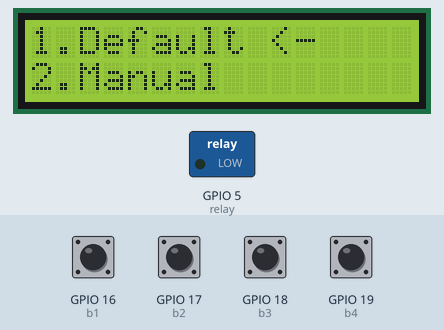
The sketch below on a simulated ESP32. Shown: 16×2 character LCD, switched loads named in the sketch (green lamp = pin HIGH). The inputs (shaded band) are chosen by the test bench; at power-on: GPIO 16 (b1), GPIO 17 (b2), GPIO 18 (b3), GPIO 19 (b4) HIGH.

Above: at 1.2 s.
1.3 s: GPIO 16 (b1) pulled LOW for 0.15 s
At 2.4 s:
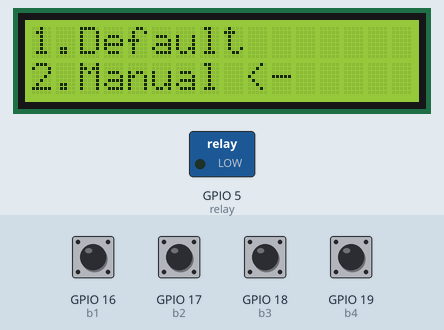
3.0 s: GPIO 17 (b2) pulled LOW for 0.15 s
At 3.6 s:
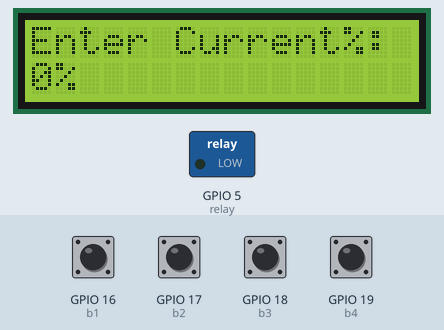
4.7 s: GPIO 17 (b2) pulled LOW for 1 s
At 6.9 s:
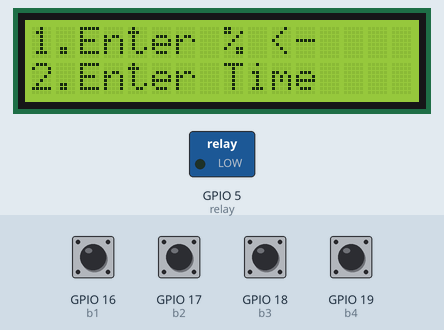
7.2 s: GPIO 16 (b1) pulled LOW for 1 s
At 8.9 s:
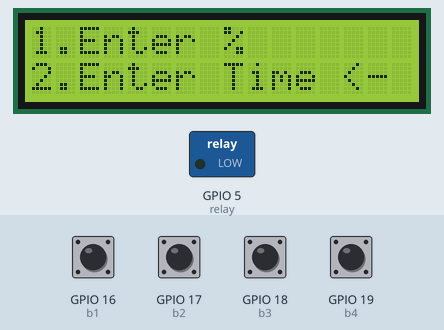
9.7 s: GPIO 17 (b2) pulled LOW for 0.15 s
At 11.1 s:
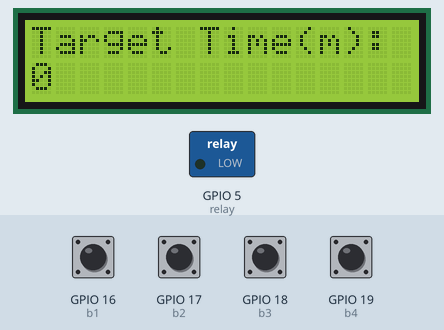
11.4 s: GPIO 17 (b2) pulled LOW for 0.15 s
At 12.4 s:
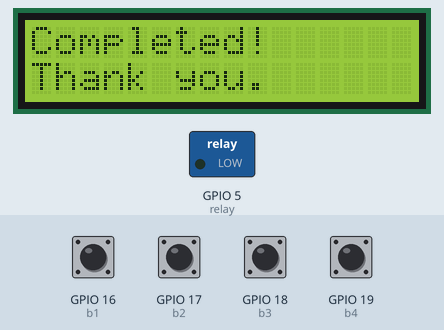
Timing chart, 0 to 14.4 s (numbered marks = the images above; inputs shaded):
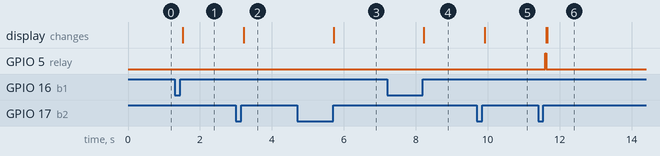

The sketch:

full_trail_1.ino
```cpp
#include <DIYables_LCD_I2C.h>
#include <Wire.h>

DIYables_LCD_I2C lcd(0x27, 16, 2);

const int b1 = 16;   // select
const int b2 = 17;   // enter
const int b3 = 18;   // increment
const int b4 = 19;   // decrement
const int relay = 5;

// ---- Battery/charger specs ----
const float BATTERY_CAPACITY_MAH = 6500.0;
const float CHARGE_CURRENT_MA = 3000.0;   // 5V/3A charger

int page = 0;
int mainChoice = 0;
int manualChoice = 0;

int currentPercent = 0;
int targetPercent = 0;
int targetTime = 0;

int atc = 0;   // target charge % (computed by algorithm)
int et = 0;    // estimated time in minutes (computed by algorithm)

int returnPage = 2;

// ---- Auto cutoff timer ----
unsigned long chargeStartTime = 0;
bool chargingActive = false;

void setup() {
  Wire.begin(21, 22);
  lcd.init();
  lcd.backlight();

  pinMode(b1, INPUT_PULLUP);
  pinMode(b2, INPUT_PULLUP);
  pinMode(b3, INPUT_PULLUP);
  pinMode(b4, INPUT_PULLUP);
  pinMode(relay, OUTPUT);
  digitalWrite(relay, LOW);

  showMainMenu();
}

void loop() {

  // ---- Auto cutoff check: runs every loop, regardless of which page is open ----
  if (chargingActive && (millis() - chargeStartTime >= (unsigned long)et * 60000UL)) {
    chargingActive = false;
    digitalWrite(relay, LOW);
    lcd.clear();
    lcd.setCursor(0, 0);
    lcd.print("Completed!");
    lcd.setCursor(0, 1);
    lcd.print("Thank you.");
    delay(3000);
    page = 0;
    showMainMenu();
    return; // skip the rest of loop this cycle
  }

  if (page == 0) {
    if (buttonPressed(b1)) { mainChoice = 1 - mainChoice; showMainMenu(); }
    if (buttonPressed(b2)) {
      currentPercent = 0;
      if (mainChoice == 0) { page = 1; showEnterCurrentDefault(); }
      else { page = 3; showEnterCurrentManual(); }
    }
  }

  else if (page == 1) {
    if (buttonPressed(b3)) { currentPercent = min(currentPercent + 1, 100); showEnterCurrentDefault(); }
    if (buttonPressed(b4)) { currentPercent = max(currentPercent - 1, 0); showEnterCurrentDefault(); }
    if (buttonPressed(b2)) {
      atc = 100;
      et = calcTimeToFull(currentPercent);        // <-- algorithm computes cutoff time
      startCharging();
      page = 2;
      showResult();
    }
  }

  else if (page == 2) {
    if (buttonPressed(b1)) { returnPage = 2; page = 8; showInfo(); }
    if (buttonPressed(b2)) { stopCharging(); page = 0; showMainMenu(); }
  }

  else if (page == 3) {
    if (buttonPressed(b3)) { currentPercent = min(currentPercent + 1, 100); showEnterCurrentManual(); }
    if (buttonPressed(b4)) { currentPercent = max(currentPercent - 1, 0); showEnterCurrentManual(); }
    if (buttonPressed(b2)) { page = 4; showManualMenu(); }
  }

  else if (page == 4) {
    if (buttonPressed(b1)) { manualChoice = 1 - manualChoice; showManualMenu(); }
    if (buttonPressed(b2)) {
      if (manualChoice == 0) { targetPercent = currentPercent; page = 5; showEnterTargetPercent(); }
      else { targetTime = 0; page = 6; showEnterTargetTime(); }
    }
  }

  else if (page == 5) {
    if (buttonPressed(b3)) { targetPercent = min(targetPercent + 1, 100); showEnterTargetPercent(); }
    if (buttonPressed(b4)) { targetPercent = max(targetPercent - 1, 0); showEnterTargetPercent(); }
    if (buttonPressed(b2)) {
      if (targetPercent <= currentPercent) {
        lcd.clear();
        lcd.setCursor(0, 0);
        lcd.print("Target must be");
        lcd.setCursor(0, 1);
        lcd.print("> current %");
        delay(1500);
        showEnterTargetPercent();
      } else {
        atc = targetPercent;
        et = calcTimeBetween(currentPercent, targetPercent);  // <-- algorithm computes cutoff time
        startCharging();
        page = 7;
        showResult();
      }
    }
  }

  else if (page == 6) {
    if (buttonPressed(b3)) { targetTime = min(targetTime + 1, 999); showEnterTargetTime(); }
    if (buttonPressed(b4)) { targetTime = max(targetTime - 1, 0); showEnterTargetTime(); }
    if (buttonPressed(b2)) {
      et = targetTime;                                        // user-given cutoff time
      atc = calcPercentFromTime(currentPercent, targetTime);  // algorithm computes resulting %
      startCharging();
      page = 7;
      showResult();
    }
  }

  else if (page == 7) {
    if (buttonPressed(b1)) { returnPage = 7; page = 8; showInfo(); }
    if (buttonPressed(b2)) { stopCharging(); page = 0; showMainMenu(); }
  }

  else if (page == 8) {
    if (buttonPressed(b2)) {
      page = returnPage;
      showResult();
    }
  }
}

// ---------------- Helpers ----------------
bool buttonPressed(int pin) {
  if (digitalRead(pin) == LOW) {
    delay(200);
    while (digitalRead(pin) == LOW);
    return true;
  }
  return false;
}

void startCharging() {
  digitalWrite(relay, HIGH);
  chargingActive = true;
  chargeStartTime = millis();
}

void stopCharging() {
  digitalWrite(relay, LOW);
  chargingActive = false;
}

// ================= CALCULATION FUNCTIONS =================
int calcTimeToFull(int fromPct) {
  return calcTimeBetween(fromPct, 100);
}

int calcTimeBetween(int fromPct, int toPct) {
  float totalMinutes = 0;
  int ccEnd = min(toPct, 80);

  if (fromPct < ccEnd) {
    float pctChunk = ccEnd - fromPct;
    totalMinutes += (BATTERY_CAPACITY_MAH * (pctChunk / 100.0) / CHARGE_CURRENT_MA) * 60.0;
  }
  if (toPct > 80) {
    int cvStart = max(fromPct, 80);
    float pctChunk = toPct - cvStart;
    totalMinutes += (BATTERY_CAPACITY_MAH * (pctChunk / 100.0) / CHARGE_CURRENT_MA) * 60.0 * 1.8;
  }
  return (int)totalMinutes;
}

int calcPercentFromTime(int fromPct, int minutesGiven) {
  int pct = fromPct;
  float minutesUsed = 0;
  while (pct < 100 && minutesUsed < minutesGiven) {
    float rate = (pct < 80) ? 1.0 : 1.8;
    float minutesPerPercent = (BATTERY_CAPACITY_MAH * 0.01 / CHARGE_CURRENT_MA) * 60.0 * rate;
    minutesUsed += minutesPerPercent;
    if (minutesUsed <= minutesGiven) pct++;
  }
  return pct;
}

// ================= SCREENS =================

void showMainMenu() {
  lcd.clear();
  lcd.setCursor(0, 0);
  lcd.print(mainChoice == 0 ? "1.Default <-" : "1.Default");
  lcd.setCursor(0, 1);
  lcd.print(mainChoice == 1 ? "2.Manual <-" : "2.Manual");
}

void showEnterCurrentDefault() {
  lcd.clear();
  lcd.setCursor(0, 0);
  lcd.print("Enter Current%:");
  lcd.setCursor(0, 1);
  lcd.print(currentPercent);
  lcd.print("%");
}

void showEnterCurrentManual() {
  lcd.clear();
  lcd.setCursor(0, 0);
  lcd.print("Enter Current%:");
  lcd.setCursor(0, 1);
  lcd.print(currentPercent);
  lcd.print("%");
}

void showManualMenu() {
  lcd.clear();
  lcd.setCursor(0, 0);
  lcd.print(manualChoice == 0 ? "1.Enter % <-" : "1.Enter %");
  lcd.setCursor(0, 1);
  lcd.print(manualChoice == 1 ? "2.Enter Time <-" : "2.Enter Time");
}

void showEnterTargetPercent() {
  lcd.clear();
  lcd.setCursor(0, 0);
  lcd.print("Target %:");
  lcd.setCursor(0, 1);
  lcd.print(targetPercent);
  lcd.print("%");
}

void showEnterTargetTime() {
  lcd.clear();
  lcd.setCursor(0, 0);
  lcd.print("Target Time(m):");
  lcd.setCursor(0, 1);
  lcd.print(targetTime);
}

void showResult() {
  lcd.clear();
  lcd.setCursor(0, 0);
  lcd.print("ATC:");
  lcd.print(atc);
  lcd.print(" ET:");
  lcd.print(et);
  lcd.setCursor(0, 1);
  lcd.print("SEL=Info ENT=Exit");
}

void showInfo() {
  lcd.clear();
  lcd.setCursor(0, 0);
  lcd.print("Power");
  lcd.setCursor(0, 1);
  lcd.print("Voltage");
}
```

Measured:
- after the input at 1.3 s, the display: changes after 0.22 s (image 1)
- after the input at 3.0 s, the display: changes after 0.22 s (image 2)
- after the input at 4.7 s, the display: changes after 1.0 s (image 3)
- after the input at 7.2 s, the display: changes after 1.0 s (image 4)
- after the input at 9.7 s, the display: changes after 0.22 s (image 5)
- after the input at 11.4 s, GPIO 5 (relay): LOW → HIGH after 0.20 s, → LOW 0.03 s later; the display: first changes after 0.23 s (image 6 shows a later state)
